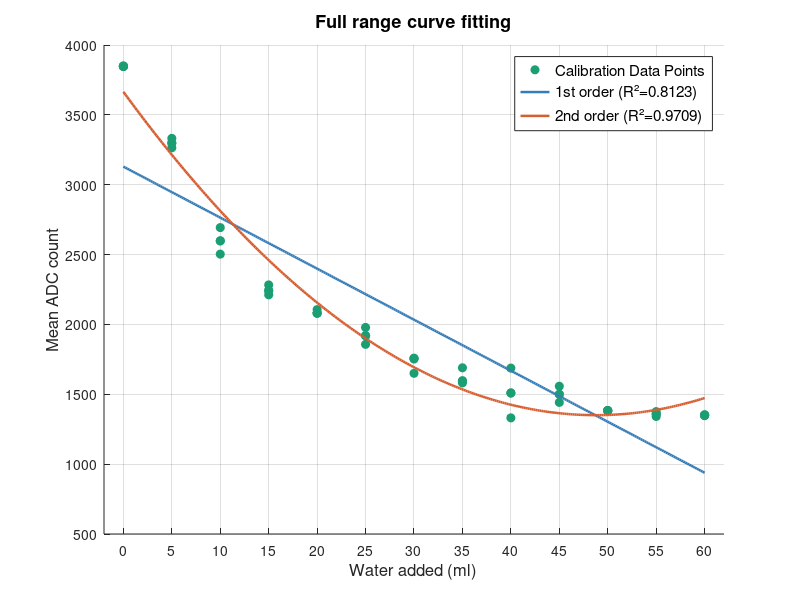

This chart was generated by the following MATLAB code:
%%
ml = [0, 5, 10, 15, 20, 25, 30, 35, 40, 45, 50, 55, 60]';
adc_set1 = [3847.72, 3298.15, 2598.20, 2242.15, 2080.62, 1919.09, 1757.56, ...
            1596.04, 1509.30, 1499.82, 1382.95, 1358.68, 1350.32]';
adc_set2 = [3847.72, 3298.15, 2598.20, 2242.15, 2080.62, 1919.09, 1757.56, ...
            1596.04, 1509.30, 1499.82, 1382.95, 1358.68, 1350.32]';
adc_set3 = [3850.20, 3264.65, 2503.15, 2282.80, 2080.50, 1978.30, 1752.30, ...
            1689.65, 1687.35, 1557.70, 1384.55, 1376.20, 1353.75]';
adc_set4 = [3845.25, 3331.65, 2693.25, 2211.85, 2106.25, 1857.35, 1650.05, ...
            1581.90, 1331.25, 1441.95, 1381.35, 1341.15, 1346.90]';

% Combine into single vectors
mask    = ml >= 15 & ml <= 35;
%ml_all  = [ml(mask); ml(mask); ml(mask); ml(mask)];
%adc_all = [adc_set1(mask); adc_set2(mask); adc_set3(mask); adc_set4(mask)];
ml_all  = [ml; ml; ml; ml];
adc_all = [adc_set1; adc_set2; adc_set3; adc_set4];

ml_fine = linspace(0, 60, 300)';

% Fit
p1 = polyfit(ml_all, adc_all, 1);
p2 = polyfit(ml_all, adc_all, 2);

% R²
ss_tot = sum((adc_all - mean(adc_all)).^2);
r2 = @(p) 1 - sum((adc_all - polyval(p, ml_all)).^2) / ss_tot;

figure;
hold on;

plot(ml_all, adc_all, 'o', 'Color', [0.11 0.62 0.46], ...
    'MarkerFaceColor', [0.11 0.62 0.46], 'MarkerSize', 6, ...
    'DisplayName', 'Calibration Data Points');

plot(ml_fine, polyval(p1, ml_fine), '-', 'Color', [0.21 0.49 0.72], ...
    'LineWidth', 1.8, 'DisplayName', sprintf('1st order (R²=%.4f)', r2(p1)));

plot(ml_fine, polyval(p2, ml_fine), '-', 'Color', [0.84 0.37 0.19], ...
    'LineWidth', 1.8, 'DisplayName', sprintf('2nd order (R²=%.4f)', r2(p2)));

hold off;
xlabel('Water added (ml)', 'FontSize', 12);
ylabel('Mean ADC count',   'FontSize', 12);
title('Full range curve fitting', 'FontSize', 13);
legend('Location', 'northeast', 'FontSize', 11);
grid on;
xlim([-2, 62]);
set(gca, 'XTick', 0:5:60);

fprintf('\n--- Polynomial fit coefficients ---\n\n');
fprintf('1st order: ADC = %.4f * ml + %.4f\n', p1(1), p1(2));
fprintf('2nd order: ADC = %.4f * ml^2 + %.4f * ml + %.4f\n', p2(1), p2(2), p2(3));
